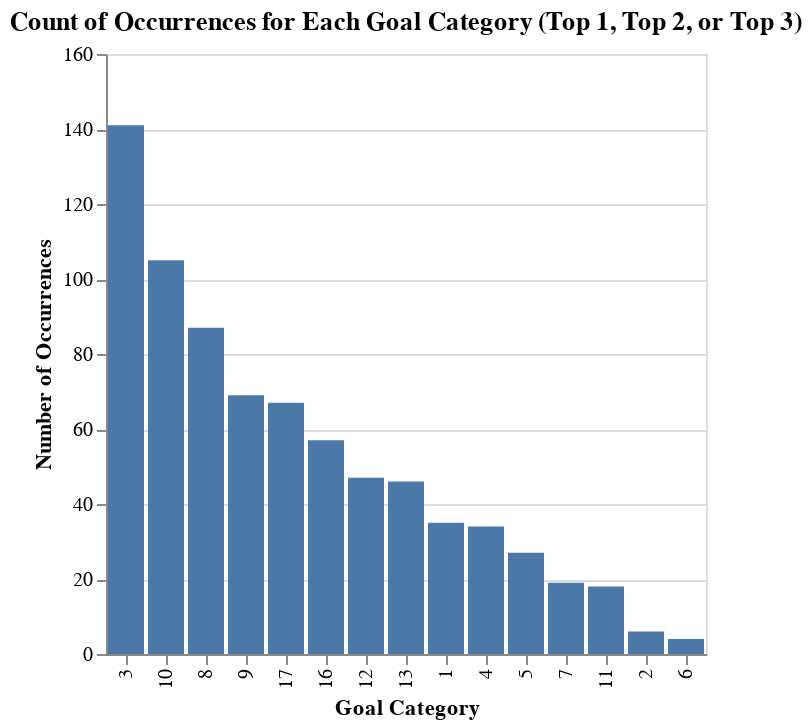

The code cell stored with this chart in its notebook:
### Markdown cell above
**Reasoning**:
To visualize the counts of each goal category, a bar chart is a suitable choice. I will use Altair to create an interactive bar chart, mapping 'goal_category' to the x-axis and 'count' to the y-axis. Tooltips will be added to provide detailed information on hover, and the chart will be given a descriptive title.

### Code cell
import altair as alt

# Create the bar chart
chart_goal_categories = alt.Chart(goal_counts_df).mark_bar().encode(
    x=alt.X('goal_category:N', title='Goal Category', sort=alt.EncodingSortField(field="count", op="sum", order='descending')),
    y=alt.Y('count:Q', title='Number of Occurrences'),
    tooltip=['goal_category', 'count']
).properties(
    title='Count of Occurrences for Each Goal Category (Top 1, Top 2, or Top 3)'
).interactive()

chart_goal_categories

### Figure 1 — Vega-Lite specification as saved in the notebook (floating-point values rounded to 4 significant figures)
{"config": {"view": {"continuousWidth": 300, "continuousHeight": 300}}, "data": {"name": "data-c21d6435498837d9f2564cb46ff5e266"}, "mark": {"type": "bar"}, "encoding": {"tooltip": [{"field": "goal_category", "type": "quantitative"}, {"field": "count", "type": "quantitative"}], "x": {"field": "goal_category", "sort": {"field": "count", "op": "sum", "order": "descending"}, "title": "Goal Category", "type": "nominal"}, "y": {"field": "count", "title": "Number of Occurrences", "type": "quantitative"}}, "params": [{"name": "param_29", "select": {"type": "interval", "encodings": ["x", "y"]}, "bind": "scales"}], "title": "Count of Occurrences for Each Goal Category (Top 1, Top 2, or Top 3)", "$schema": "https://vega.github.io/schema/vega-lite/v5.20.1.json", "datasets": {"data-c21d6435498837d9f2564cb46ff5e266": [{"goal_category": 1.0, "count": 35}, {"goal_category": 2.0, "count": 6}, {"goal_category": 3.0, "count": 141}, {"goal_category": 4.0, "count": 34}, {"goal_category": 5.0, "count": 27}, {"goal_category": 6.0, "count": 4}, {"goal_category": 7.0, "count": 19}, {"goal_category": 8.0, "count": 87}, {"goal_category": 9.0, "count": 69}, {"goal_category": 10.0, "count": 105}, {"goal_category": 11.0, "count": 18}, {"goal_category": 12.0, "count": 47}, {"goal_category": 13.0, "count": 46}, {"goal_category": 16.0, "count": 57}, {"goal_category": 17.0, "count": 67}]}}
